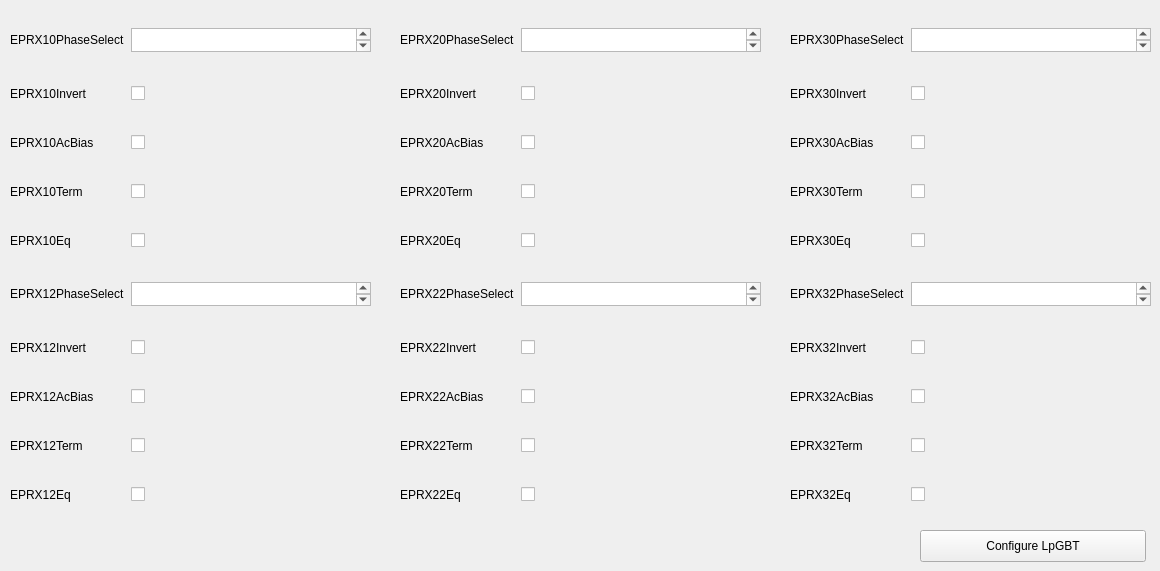
      <widget class="QWidget" name="tab_3">
       <attribute name="title">
        <string>EPRXChnCntr</string>
       </attribute>
       <widget class="QWidget" name="gridLayoutWidget_67">
        <property name="geometry">
         <rect>
          <x>790</x>
          <y>0</y>
          <width>361</width>
          <height>531</height>
         </rect>
        </property>
        <layout class="QGridLayout" name="gridLayout_43">
         <item row="3" column="1">
          <widget class="QCheckBox" name="lpgbteprx30chncntrXTermBox">
           <property name="text">
            <string/>
           </property>
          </widget>
         </item>
         <item row="0" column="0">
          <widget class="QLabel" name="lpgbteprx2controlX0TrackModeLabel_3">
           <property name="text">
            <string>EPRX30PhaseSelect</string>
           </property>
          </widget>
         </item>
         <item row="5" column="1">
          <widget class="QPlainTextEdit" name="lpgbteprx32chncntrXPhaseSelectBox">
           <property name="maximumSize">
            <size>
             <width>16777215</width>
             <height>24</height>
            </size>
           </property>
          </widget>
         </item>
         <item row="3" column="0">
          <widget class="QLabel" name="lpgbteprx3controlX2EnableLabel_3">
           <property name="text">
            <string>EPRX30Term</string>
           </property>
          </widget>
         </item>
         <item row="8" column="0">
          <widget class="QLabel" name="lpgbteprx3controlX2EnableLabel_4">
           <property name="text">
            <string>EPRX32Term</string>
           </property>
          </widget>
         </item>
         <item row="6" column="1">
          <widget class="QCheckBox" name="lpgbteprx32chncntrXInvertBox">
           <property name="text">
            <string/>
           </property>
          </widget>
         </item>
         <item row="9" column="1">
          <widget class="QCheckBox" name="lpgbteprx32chncntrXEqBox">
           <property name="text">
            <string/>
           </property>
          </widget>
         </item>
         <item row="6" column="0">
          <widget class="QLabel" name="lpgbteprx3controlX0EnableLabel_4">
           <property name="text">
            <string>EPRX32Invert</string>
           </property>
          </widget>
         </item>
         <item row="1" column="0">
          <widget class="QLabel" name="lpgbteprx3controlX0EnableLabel_3">
           <property name="text">
            <string>EPRX30Invert</string>
           </property>
          </widget>
         </item>
         <item row="2" column="1">
          <widget class="QCheckBox" name="lpgbteprx30chncntrXAcBiasBox">
           <property name="text">
            <string/>
           </property>
          </widget>
         </item>
         <item row="7" column="1">
          <widget class="QCheckBox" name="lpgbteprx32chncntrXAcBiasBox">
           <property name="text">
            <string/>
           </property>
          </widget>
         </item>
         <item row="9" column="0">
          <widget class="QLabel" name="lpgbteprx3controlX3EnableLabel_4">
           <property name="text">
            <string>EPRX32Eq</string>
           </property>
          </widget>
         </item>
         <item row="2" column="0">
          <widget class="QLabel" name="lpgbteprx3controlX1EnableLabel_3">
           <property name="text">
            <string>EPRX30AcBias</string>
           </property>
          </widget>
         </item>
         <item row="5" column="0">
          <widget class="QLabel" name="lpgbteprx2controlX0TrackModeLabel_4">
           <property name="text">
            <string>EPRX32PhaseSelect</string>
           </property>
          </widget>
         </item>
         <item row="4" column="1">
          <widget class="QCheckBox" name="lpgbteprx30chncntrXEqBox">
           <property name="text">
            <string/>
           </property>
          </widget>
         </item>
         <item row="8" column="1">
          <widget class="QCheckBox" name="lpgbteprx32chncntrXTermBox">
           <property name="text">
            <string/>
           </property>
          </widget>
         </item>
         <item row="1" column="1">
          <widget class="QCheckBox" name="lpgbteprx30chncntrXInvertBox">
           <property name="text">
            <string/>
           </property>
          </widget>
         </item>
         <item row="7" column="0">
          <widget class="QLabel" name="lpgbteprx3controlX1EnableLabel_4">
           <property name="text">
            <string>EPRX32AcBias</string>
           </property>
          </widget>
         </item>
         <item row="0" column="1">
          <widget class="QPlainTextEdit" name="lpgbteprx30chncntrXPhaseSelectBox">
           <property name="maximumSize">
            <size>
             <width>16777215</width>
             <height>24</height>
            </size>
           </property>
          </widget>
         </item>
         <item row="4" column="0">
          <widget class="QLabel" name="lpgbteprx3controlX3EnableLabel_3">
           <property name="text">
            <string>EPRX30Eq</string>
           </property>
          </widget>
         </item>
        </layout>
       </widget>
       <widget class="QWidget" name="gridLayoutWidget_65">
        <property name="geometry">
         <rect>
          <x>10</x>
          <y>0</y>
          <width>361</width>
          <height>531</height>
         </rect>
        </property>
        <layout class="QGridLayout" name="gridLayout_41">
         <item row="4" column="0">
          <widget class="QLabel" name="lpgbteprx3controlX3EnableLabel_2">
           <property name="text">
            <string>EPRX10Eq</string>
           </property>
          </widget>
         </item>
         <item row="4" column="1">
          <widget class="QCheckBox" name="lpgbteprx10chncntrXEqBox">
           <property name="text">
            <string/>
           </property>
          </widget>
         </item>
         <item row="3" column="0">
          <widget class="QLabel" name="lpgbtCLKGCDRPropCurWhenLockedLabel_2">
           <property name="text">
            <string>EPRX10Term</string>
           </property>
          </widget>
         </item>
         <item row="3" column="1">
          <widget class="QCheckBox" name="lpgbteprx10chncntrXTermBox">
           <property name="text">
            <string/>
           </property>
          </widget>
         </item>
         <item row="2" column="0">
          <widget class="QLabel" name="lpgbteprx3controlX1EnableLabel_2">
           <property name="text">
            <string>EPRX10AcBias</string>
           </property>
          </widget>
         </item>
         <item row="2" column="1">
          <widget class="QCheckBox" name="lpgbteprx10chncntrXAcBiasBox">
           <property name="text">
            <string/>
           </property>
          </widget>
         </item>
         <item row="1" column="0">
          <widget class="QLabel" name="lpgbteprx3controlX0EnableLabel_2">
           <property name="text">
            <string>EPRX10Invert</string>
           </property>
          </widget>
         </item>
         <item row="1" column="1">
          <widget class="QCheckBox" name="lpgbteprx10chncntrXInvertBox">
           <property name="text">
            <string/>
           </property>
          </widget>
         </item>
         <item row="0" column="0">
          <widget class="QLabel" name="lpgbteprx2controlX0TrackModeLabel_2">
           <property name="text">
            <string>EPRX10PhaseSelect</string>
           </property>
          </widget>
         </item>
         <item row="0" column="1">
          <widget class="QPlainTextEdit" name="lpgbteprx10chncntrXPhaseSelectBox">
           <property name="maximumSize">
            <size>
             <width>16777215</width>
             <height>24</height>
            </size>
           </property>
          </widget>
         </item>
         <item row="5" column="0">
          <widget class="QLabel" name="lpgbteprx2controlX0EnableLabel_4">
           <property name="text">
            <string>EPRX12PhaseSelect</string>
           </property>
          </widget>
         </item>
         <item row="5" column="1">
          <widget class="QPlainTextEdit" name="lpgbteprx12chncntrXPhaseSelectBox">
           <property name="maximumSize">
            <size>
             <width>16777215</width>
             <height>24</height>
            </size>
           </property>
          </widget>
         </item>
         <item row="6" column="0">
          <widget class="QLabel" name="lpgbteprx2controlX1EnableLabel_4">
           <property name="text">
            <string>EPRX12Invert</string>
           </property>
          </widget>
         </item>
         <item row="6" column="1">
          <widget class="QCheckBox" name="lpgbteprx12chncntrXInvertBox">
           <property name="text">
            <string/>
           </property>
          </widget>
         </item>
         <item row="7" column="0">
          <widget class="QLabel" name="lpgbteprx2controlX2EnableLabel_4">
           <property name="text">
            <string>EPRX12AcBias</string>
           </property>
          </widget>
         </item>
         <item row="7" column="1">
          <widget class="QCheckBox" name="lpgbteprx12chncntrXAcBiasBox">
           <property name="text">
            <string/>
           </property>
          </widget>
         </item>
         <item row="8" column="0">
          <widget class="QLabel" name="lpgbtCLKGCDRPropCurLabel_2">
           <property name="text">
            <string>EPRX12Term</string>
           </property>
          </widget>
         </item>
         <item row="8" column="1">
          <widget class="QCheckBox" name="lpgbteprx12chncntrXTermBox">
           <property name="text">
            <string/>
           </property>
          </widget>
         </item>
         <item row="9" column="0">
          <widget class="QLabel" name="lpgbteprx0controlX0DataRateLabel_5">
           <property name="text">
            <string>EPRX12Eq</string>
           </property>
          </widget>
         </item>
         <item row="9" column="1">
          <widget class="QCheckBox" name="lpgbteprx12chncntrXEqBox">
           <property name="text">
            <string/>
           </property>
          </widget>
         </item>
        </layout>
       </widget>
       <widget class="QWidget" name="gridLayoutWidget_66">
        <property name="geometry">
         <rect>
          <x>400</x>
          <y>0</y>
          <width>361</width>
          <height>531</height>
         </rect>
        </property>
        <layout class="QGridLayout" name="gridLayout_42">
         <item row="5" column="0">
          <widget class="QLabel" name="lpgbteprx2controlX0EnableLabel_3">
           <property name="text">
            <string>EPRX22PhaseSelect</string>
           </property>
          </widget>
         </item>
         <item row="0" column="0">
          <widget class="QLabel" name="lpgbteprx2controlX0EnableLabel_2">
           <property name="text">
            <string>EPRX20PhaseSelect</string>
           </property>
          </widget>
         </item>
         <item row="5" column="1">
          <widget class="QPlainTextEdit" name="lpgbteprx22chncntrXPhaseSelectBox">
           <property name="maximumSize">
            <size>
             <width>16777215</width>
             <height>24</height>
            </size>
           </property>
          </widget>
         </item>
         <item row="0" column="1">
          <widget class="QPlainTextEdit" name="lpgbteprx20chncntrXPhaseSelectBox">
           <property name="maximumSize">
            <size>
             <width>16777215</width>
             <height>24</height>
            </size>
           </property>
          </widget>
         </item>
         <item row="6" column="0">
          <widget class="QLabel" name="lpgbteprx2controlX1EnableLabel_3">
           <property name="text">
            <string>EPRX22Invert</string>
           </property>
          </widget>
         </item>
         <item row="1" column="0">
          <widget class="QLabel" name="lpgbteprx2controlX1EnableLabel_2">
           <property name="text">
            <string>EPRX20Invert</string>
           </property>
          </widget>
         </item>
         <item row="6" column="1">
          <widget class="QCheckBox" name="lpgbteprx22chncntrXInvertBox">
           <property name="text">
            <string/>
           </property>
          </widget>
         </item>
         <item row="1" column="1">
          <widget class="QCheckBox" name="lpgbteprx20chncntrXInvertBox">
           <property name="text">
            <string/>
           </property>
          </widget>
         </item>
         <item row="7" column="0">
          <widget class="QLabel" name="lpgbteprx2controlX2EnableLabel_3">
           <property name="text">
            <string>EPRX22AcBias</string>
           </property>
          </widget>
         </item>
         <item row="2" column="0">
          <widget class="QLabel" name="lpgbteprx2controlX2EnableLabel_2">
           <property name="text">
            <string>EPRX20AcBias</string>
           </property>
          </widget>
         </item>
         <item row="7" column="1">
          <widget class="QCheckBox" name="lpgbteprx22chncntrXAcBiasBox">
           <property name="text">
            <string/>
           </property>
          </widget>
         </item>
         <item row="2" column="1">
          <widget class="QCheckBox" name="lpgbteprx20chncntrXAcBiasBox">
           <property name="text">
            <string/>
           </property>
          </widget>
         </item>
         <item row="8" column="0">
          <widget class="QLabel" name="lpgbteprx2controlX3EnableLabel_3">
           <property name="text">
            <string>EPRX22Term</string>
           </property>
          </widget>
         </item>
         <item row="3" column="0">
          <widget class="QLabel" name="lpgbteprx2controlX3EnableLabel_2">
           <property name="text">
            <string>EPRX20Term</string>
           </property>
          </widget>
         </item>
         <item row="8" column="1">
          <widget class="QCheckBox" name="lpgbteprx22chncntrXTermBox">
           <property name="text">
            <string/>
           </property>
          </widget>
         </item>
         <item row="3" column="1">
          <widget class="QCheckBox" name="lpgbteprx20chncntrXTermBox">
           <property name="text">
            <string/>
           </property>
          </widget>
         </item>
         <item row="9" column="0">
          <widget class="QLabel" name="lpgbteprx0controlX0DataRateLabel_4">
           <property name="text">
            <string>EPRX22Eq</string>
           </property>
          </widget>
         </item>
         <item row="4" column="0">
          <widget class="QLabel" name="lpgbteprx0controlX0DataRateLabel_3">
           <property name="text">
            <string>EPRX20Eq</string>
           </property>
          </widget>
         </item>
         <item row="9" column="1">
          <widget class="QCheckBox" name="lpgbteprx22chncntrXEqBox">
           <property name="text">
            <string/>
           </property>
          </widget>
         </item>
         <item row="4" column="1">
          <widget class="QCheckBox" name="lpgbteprx20chncntrXEqBox">
           <property name="text">
            <string/>
           </property>
          </widget>
         </item>
        </layout>
       </widget>
       <widget class="QPushButton" name="configureLpGBTButton4">
        <property name="geometry">
         <rect>
          <x>920</x>
          <y>530</y>
          <width>226</width>
          <height>32</height>
         </rect>
        </property>
        <property name="text">
         <string>Configure LpGBT</string>
        </property>
       </widget>
      </widget>
